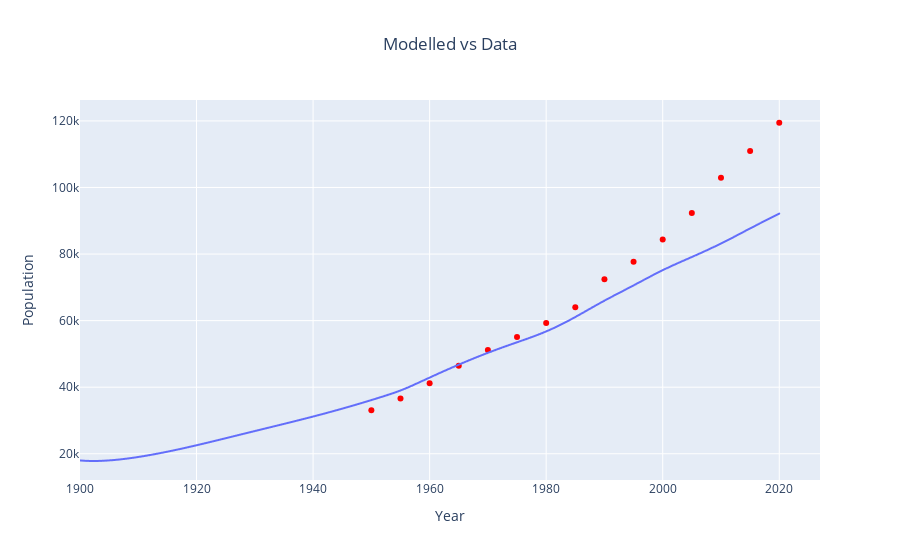

Notebook code for this chart:
### Markdown cell above
Innitially, only the progession from latent (early and late) to the activation of TB was modelled, in the absence of treatment or interventions. The model was calibrated to the population size.

### Code cell
update_params = {
    'contact_rate': 0.002000099234094257,
    'rr_infection_latent': 0.20144223241352158,
    'rr_infection_recovered': 0.2028341387124968,
    'start_population_size': 18000,
    'time.start': 1900,
    'time.end':2020
}
params = baseline_params.update(update_params, calibration_format=True)
model_0 = p.run_baseline_model(params)
df_0 = model_0.get_outputs_df()
derived_df_0 = model_0.get_derived_outputs_df()
total_pop = input_db.query(table_name="population", conditions={"iso3": iso3})
total_pop["age_bins"] = find_agebins(total_pop["start_age"], [0, 100], ["Total"])
total_pop = total_pop.groupby(["year", "age_bins"])["population"].agg(["sum"]).reset_index()
fig2_1 = px.line(
    derived_df_0,
    x=derived_df_0.index,
    y="total_population",
)
fig2_2 = px.scatter(total_pop, x="year", y="sum")
fig2_2.update_traces(marker=dict(color="red"))
fig2_3 = go.Figure(
    data=fig2_1.data + fig2_2.data,
)
fig2_3.update_layout(
    title="Modelled vs Data", title_x=0.5, xaxis_title="Year", yaxis_title="Population"
)
fig2_3.show()

### Figure 1 — Plotly figure (JSON) as saved in the notebook; plotly's stock layout.template omitted (floating-point values rounded to 4 significant figures; data arrays with more than 128 entries replaced by an {"elided": "..."} marker saying what was removed)
{"data": [{"hovertemplate": "index=%{x}<br>total_population=%{y}<extra></extra>", "legendgroup": "", "line": {"color": "#636efa", "dash": "solid"}, "marker": {"symbol": "circle"}, "mode": "lines", "name": "", "showlegend": false, "type": "scattergl", "x": {"elided": "1201 float values"}, "xaxis": "x", "y": {"elided": "1201 float values"}, "yaxis": "y"}, {"hovertemplate": "year=%{x}<br>sum=%{y}<extra></extra>", "legendgroup": "", "marker": {"color": "red", "symbol": "circle"}, "mode": "markers", "name": "", "orientation": "v", "showlegend": false, "type": "scatter", "x": [1950, 1955, 1960, 1965, 1970, 1975, 1980, 1985, 1990, 1995, 2000, 2005, 2010, 2015, 2020], "xaxis": "x", "y": [33048, 36573, 41202, 46429, 51151, 55114, 59301, 63986, 72400, 77723, 84396, 92325, 102927, 110929, 119447], "yaxis": "y"}], "layout": {"title": {"text": "Modelled vs Data", "x": 0.5}, "xaxis": {"title": {"text": "Year"}}, "yaxis": {"title": {"text": "Population"}}}}
